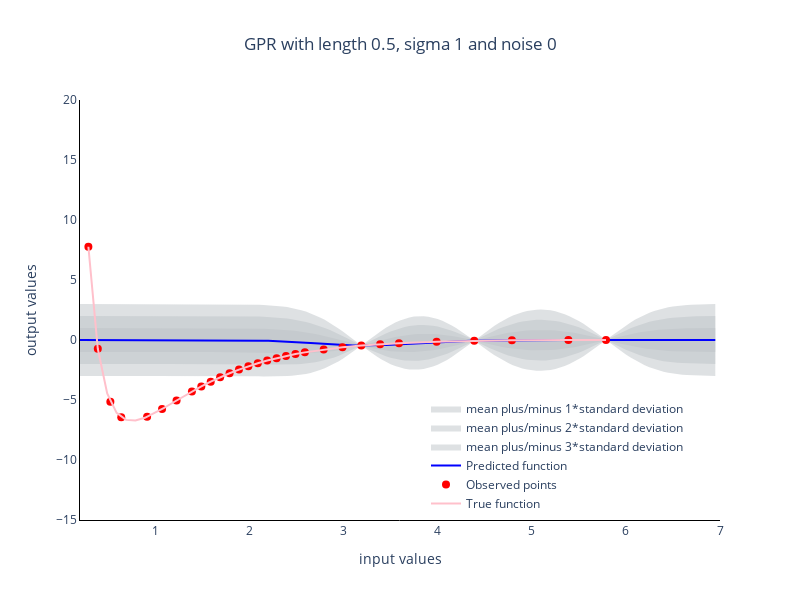

Notebook code for this chart:
### Markdown cell above
Now, we can visualize our first GPR.

### Code cell
#model = GPR(x_values, y_values)
model = GPR(x_values[:3], y_values[:3])
data = plot_GPR(data_x=x_values, data_y=y_values, x=x, model=model)
fig4 = go.Figure(data=data)
fig4 = update_layout_of_graph(fig=fig4,
                              title='GPR with length 0.5, sigma 1 and noise 0')
fig4.update_xaxes(
    range=(0.2, 7.0))
fig4.update_yaxes(
    range=(-15, 20.0))
fig4.show()

### Figure 1 — Plotly figure (JSON) as saved in the notebook; plotly's stock layout.template omitted (floating-point values rounded to 4 significant figures; data arrays with more than 128 entries replaced by an {"elided": "..."} marker saying what was removed)
{"data": [{"fill": "toself", "fillcolor": "rgba(189,195,199,0.5)", "hoverinfo": "skip", "line": {"color": "rgba(200,200,200,0)"}, "name": "mean plus/minus 1*standard deviation", "showlegend": true, "type": "scatter", "visible": true, "x": {"elided": "276 float values"}, "y": {"elided": "276 float values"}}, {"fill": "toself", "fillcolor": "rgba(189,195,199,0.5)", "hoverinfo": "skip", "line": {"color": "rgba(200,200,200,0)"}, "name": "mean plus/minus 2*standard deviation", "showlegend": true, "type": "scatter", "visible": true, "x": {"elided": "276 float values"}, "y": {"elided": "276 float values"}}, {"fill": "toself", "fillcolor": "rgba(189,195,199,0.5)", "hoverinfo": "skip", "line": {"color": "rgba(200,200,200,0)"}, "name": "mean plus/minus 3*standard deviation", "showlegend": true, "type": "scatter", "visible": true, "x": {"elided": "276 float values"}, "y": {"elided": "276 float values"}}, {"line": {"color": "blue", "width": 2}, "name": "Predicted function", "showlegend": true, "type": "scatter", "visible": true, "x": {"elided": "138 float values"}, "y": {"elided": "138 float values"}}, {"marker": {"color": "red", "size": 8}, "mode": "markers", "name": "Observed points", "showlegend": true, "type": "scatter", "visible": true, "x": [5.789, 3.189, 4.389, 1.989, 2.589, 1.389, 0.2892, 5.389, 4.789, 3.989, 3.589, 1.072, 2.289, 1.689, 0.5225, 3.389, 2.989, 2.789, 0.913, 1.226, 0.6383, 2.489, 2.389, 2.189, 2.089, 1.889, 1.789, 1.589, 1.489, 0.3891], "y": [0, -0.4615, -0.06361, -2.187, -1.031, -4.293, 7.769, -0.003662, -0.02403, -0.1388, -0.2605, -5.751, -1.513, -3.105, -5.154, -0.3484, -0.6066, -0.7929, -6.406, -5.035, -6.448, -1.173, -1.333, -1.714, -1.938, -2.464, -2.769, -3.471, -3.868, -0.7293]}, {"line": {"color": "pink", "width": 2}, "name": "True function", "showlegend": true, "type": "scatter", "visible": true, "x": [0.2892, 0.3891, 0.4891, 0.5891, 0.6891, 0.7891, 0.8891, 0.989, 1.089, 1.189, 1.289, 1.389, 1.489, 1.589, 1.689, 1.789, 1.889, 1.989, 2.089, 2.189, 2.289, 2.389, 2.489, 2.589, 2.789, 2.989, 3.189, 3.389, 3.589, 3.989, 4.389, 4.789, 5.389, 5.789], "y": [7.769, -0.7293, -4.452, -6.069, -6.657, -6.711, -6.485, -6.114, -5.673, -5.208, -4.743, -4.293, -3.868, -3.471, -3.105, -2.769, -2.464, -2.187, -1.938, -1.714, -1.513, -1.333, -1.173, -1.031, -0.7929, -0.6066, -0.4615, -0.3484, -0.2605, -0.1388, -0.06361, -0.02403, -0.003662, 0]}], "layout": {"autosize": false, "height": 600, "legend": {"x": 0.95, "xanchor": "right", "y": 0.3, "yanchor": "top"}, "plot_bgcolor": "rgba(0, 0, 0, 0)", "title": {"text": "GPR with length 0.5, sigma 1 and noise 0", "x": 0.5, "xanchor": "center"}, "width": 800, "xaxis": {"linecolor": "black", "linewidth": 1, "range": [0.2, 7], "showline": true, "title": {"text": "input values"}, "type": "linear"}, "yaxis": {"linecolor": "black", "linewidth": 1, "range": [-15, 20], "showline": true, "title": {"text": "output values"}, "type": "linear"}}}
